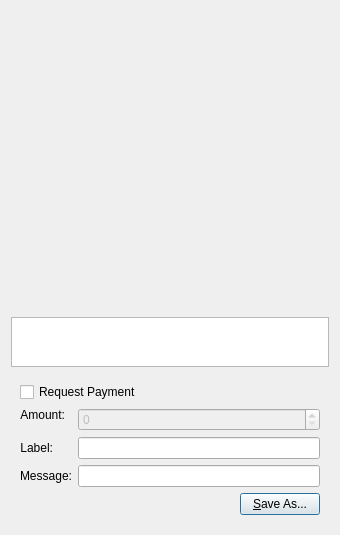
<?xml version="1.0" encoding="UTF-8"?>
<ui version="4.0">
 <class>QRCodeDialog</class>
 <widget class="QDialog" name="QRCodeDialog">
  <property name="geometry">
   <rect>
    <x>0</x>
    <y>0</y>
    <width>340</width>
    <height>533</height>
   </rect>
  </property>
  <property name="windowTitle">
   <string>QR Code Dialog</string>
  </property>
  <property name="styleSheet">
   <string notr="true"/>
  </property>
  <layout class="QVBoxLayout" name="verticalLayout_3">
   <item>
    <widget class="QLabel" name="lblQRCode">
     <property name="sizePolicy">
      <sizepolicy hsizetype="Expanding" vsizetype="Expanding">
       <horstretch>0</horstretch>
       <verstretch>0</verstretch>
      </sizepolicy>
     </property>
     <property name="minimumSize">
      <size>
       <width>300</width>
       <height>300</height>
      </size>
     </property>
     <property name="textFormat">
      <enum>Qt::PlainText</enum>
     </property>
     <property name="alignment">
      <set>Qt::AlignCenter</set>
     </property>
     <property name="wordWrap">
      <bool>true</bool>
     </property>
    </widget>
   </item>
   <item>
    <widget class="QPlainTextEdit" name="outUri">
     <property name="sizePolicy">
      <sizepolicy hsizetype="Expanding" vsizetype="Minimum">
       <horstretch>0</horstretch>
       <verstretch>0</verstretch>
      </sizepolicy>
     </property>
     <property name="minimumSize">
      <size>
       <width>0</width>
       <height>50</height>
      </size>
     </property>
     <property name="tabChangesFocus">
      <bool>true</bool>
     </property>
     <property name="textInteractionFlags">
      <set>Qt::TextSelectableByKeyboard|Qt::TextSelectableByMouse</set>
     </property>
    </widget>
   </item>
   <item>
    <widget class="QWidget" name="widget" native="true">
     <layout class="QVBoxLayout" name="verticalLayout_2">
      <item>
       <widget class="QCheckBox" name="chkReqPayment">
        <property name="enabled">
         <bool>true</bool>
        </property>
        <property name="text">
         <string>Request Payment</string>
        </property>
       </widget>
      </item>
      <item>
       <layout class="QFormLayout" name="formLayout">
        <property name="fieldGrowthPolicy">
         <enum>QFormLayout::AllNonFixedFieldsGrow</enum>
        </property>
        <item row="1" column="0">
         <widget class="QLabel" name="lblLabel">
          <property name="text">
           <string>Label:</string>
          </property>
          <property name="textFormat">
           <enum>Qt::PlainText</enum>
          </property>
          <property name="alignment">
           <set>Qt::AlignRight|Qt::AlignTrailing|Qt::AlignVCenter</set>
          </property>
          <property name="buddy">
           <cstring>lnLabel</cstring>
          </property>
         </widget>
        </item>
        <item row="1" column="1">
         <widget class="QLineEdit" name="lnLabel"/>
        </item>
        <item row="2" column="0">
         <widget class="QLabel" name="lblMessage">
          <property name="text">
           <string>Message:</string>
          </property>
          <property name="textFormat">
           <enum>Qt::PlainText</enum>
          </property>
          <property name="alignment">
           <set>Qt::AlignRight|Qt::AlignTrailing|Qt::AlignVCenter</set>
          </property>
          <property name="buddy">
           <cstring>lnMessage</cstring>
          </property>
         </widget>
        </item>
        <item row="2" column="1">
         <widget class="QLineEdit" name="lnMessage"/>
        </item>
        <item row="0" column="0">
         <widget class="QLabel" name="lblAmount">
          <property name="sizePolicy">
           <sizepolicy hsizetype="Preferred" vsizetype="Maximum">
            <horstretch>0</horstretch>
            <verstretch>0</verstretch>
           </sizepolicy>
          </property>
          <property name="text">
           <string>Amount:</string>
          </property>
          <property name="textFormat">
           <enum>Qt::PlainText</enum>
          </property>
          <property name="alignment">
           <set>Qt::AlignRight|Qt::AlignTrailing|Qt::AlignVCenter</set>
          </property>
          <property name="buddy">
           <cstring>lnReqAmount</cstring>
          </property>
         </widget>
        </item>
        <item row="0" column="1">
         <widget class="KonjugateAmountField" name="lnReqAmount">
          <property name="enabled">
           <bool>false</bool>
          </property>
          <property name="minimumSize">
           <size>
            <width>80</width>
            <height>0</height>
           </size>
          </property>
         </widget>
        </item>
       </layout>
      </item>
      <item>
       <layout class="QHBoxLayout" name="horizontalLayout">
        <item>
         <spacer name="horizontalSpacer">
          <property name="orientation">
           <enum>Qt::Horizontal</enum>
          </property>
          <property name="sizeHint" stdset="0">
           <size>
            <width>40</width>
            <height>20</height>
           </size>
          </property>
         </spacer>
        </item>
        <item>
         <widget class="QPushButton" name="btnSaveAs">
          <property name="text">
           <string>&amp;Save As...</string>
          </property>
         </widget>
        </item>
       </layout>
      </item>
     </layout>
    </widget>
   </item>
  </layout>
 </widget>
 <customwidgets>
  <customwidget>
   <class>KonjugateAmountField</class>
   <extends>QSpinBox</extends>
   <header>bitcoinamountfield.h</header>
   <container>1</container>
  </customwidget>
 </customwidgets>
 <resources/>
 <connections>
  <connection>
   <sender>chkReqPayment</sender>
   <signal>clicked(bool)</signal>
   <receiver>lnReqAmount</receiver>
   <slot>setEnabled(bool)</slot>
   <hints>
    <hint type="sourcelabel">
     <x>92</x>
     <y>285</y>
    </hint>
    <hint type="destinationlabel">
     <x>98</x>
     <y>311</y>
    </hint>
   </hints>
  </connection>
 </connections>
</ui>
